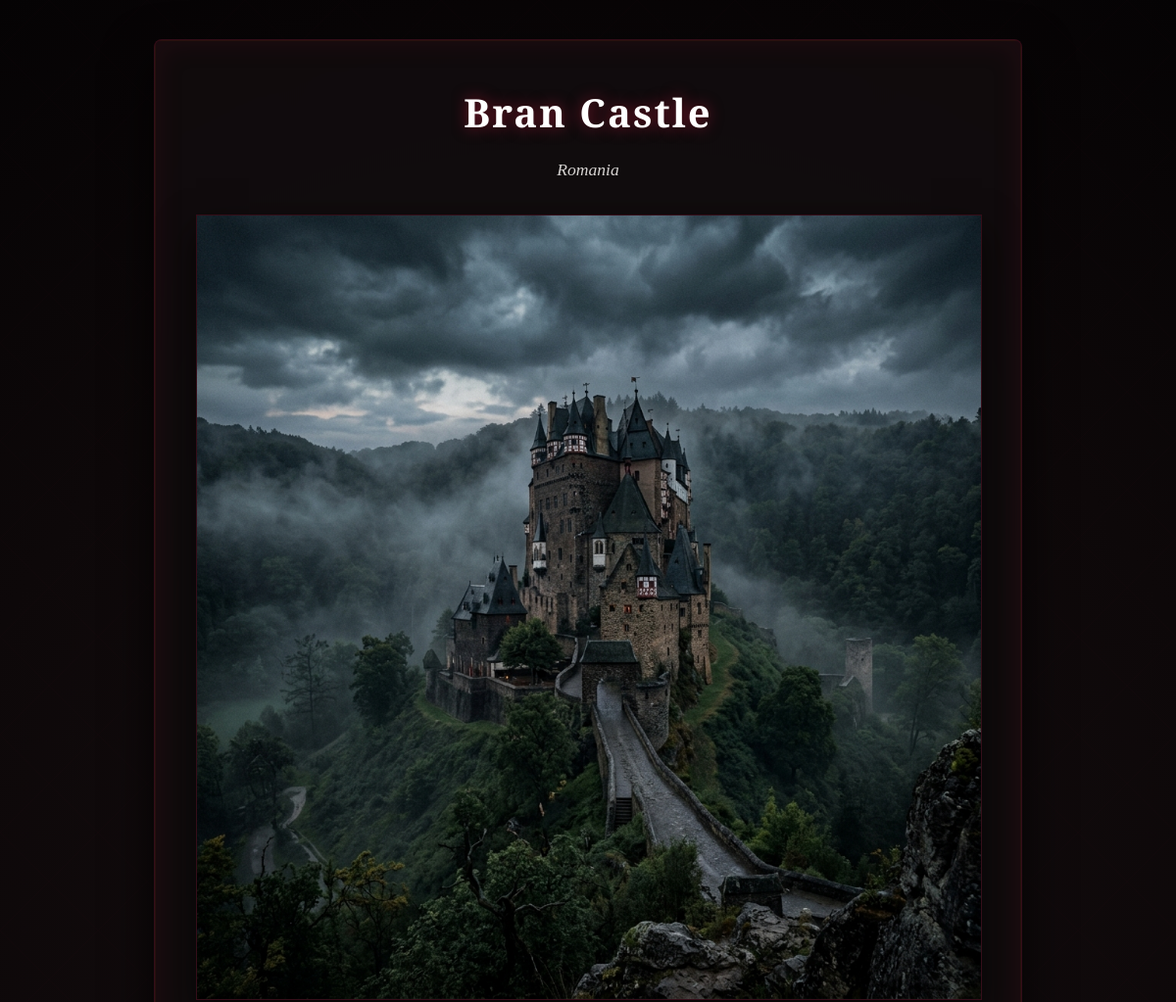
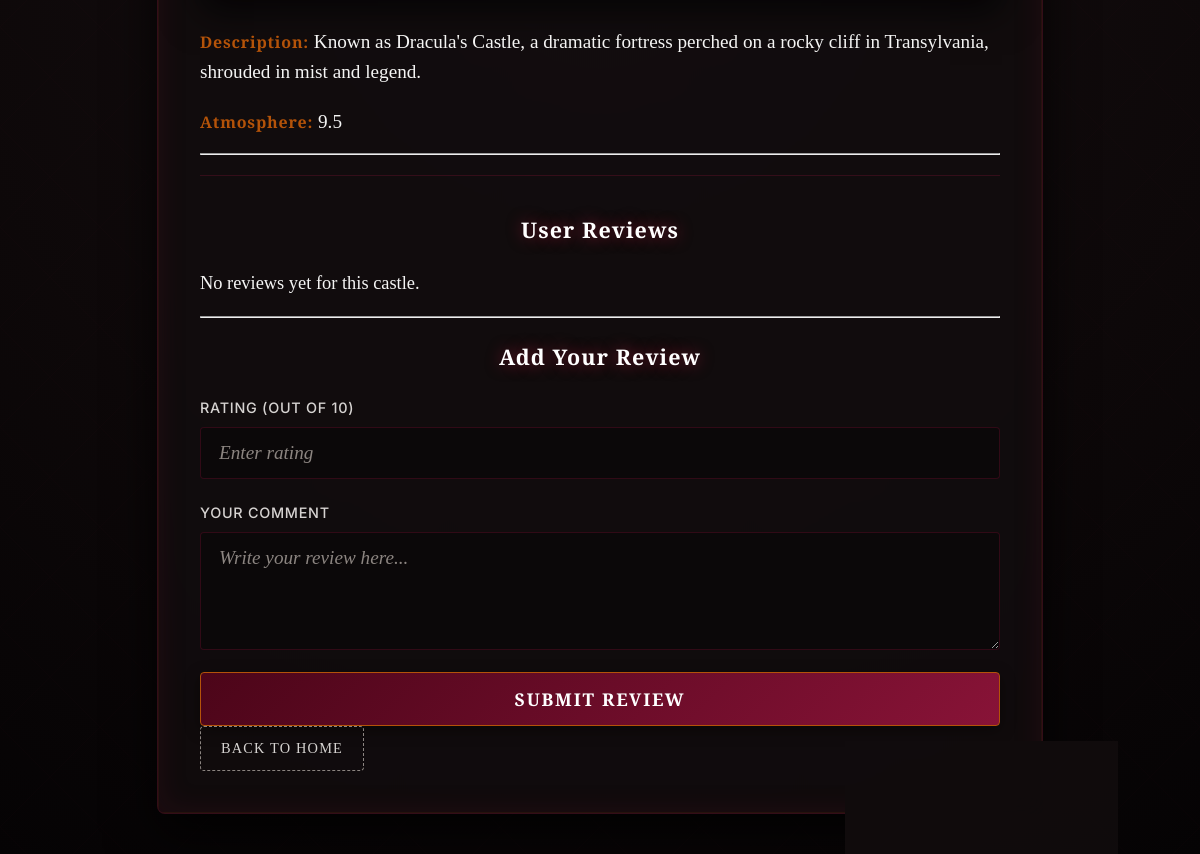
The app's page /review/12/ (signed in) with its own data (2 pictures, top to bottom).
### core/models.py (models this page shows, shortened)
class Destination(models.Model):
    castle = models.CharField(max_length=100, unique=True)
    country = models.CharField(max_length=100)
    description = models.TextField()
    image = models.ImageField(upload_to="images/")
    atmosphere = models.FloatField()
    tags = models.ManyToManyField('Tag',related_name="destinations", blank=True)

### core/views.py (the view, shortened to what this page needs)
# urls.py: path('review/<int:Destination_id>/', review_view, name='review_view'),
def review_view(request , Destination_id):
    watching = get_object_or_404(Destination, id=Destination_id )
    rev = Review.objects.filter(user=request.user, destination=watching)
    return render(request, 'core/review.html', {'watching': watching})

### templates/core/review.html (shortened to what this page needs)
<!DOCTYPE html>
<html lang="en">
<head>
    {% load static %}
    <link rel="stylesheet" href="{% static 'core/styles.css' %}">
</head>
<body>
    <div class="page-wrapper">
        <div class="auth-card" style="max-width: 800px;">
            <div class="destination-detail mb-4">
                <h1 class="review-title">{{ watching.castle }}</h1>
                <p class="subtitle">{{ watching.country }}</p>
                {% if watching.image %}
                    <img src="{{ watching.image.url }}" alt="{{ watching.castle }}" class="card-img-top rounded-3 mb-3">
                {% endif %}
                <p class="review-item"><strong>Description:</strong> {{ watching.description }}</p>
                <p class="review-item"><strong>Atmosphere:</strong> {{ watching.atmosphere }}</p>
            </div>
            <hr>
            <div class="review-section">
                <h3 class="mb-3">User Reviews</h3>
                {% if watching.review_set.all %}
                    {% for review in watching.review_set.all %}
                    <div class="review-card mb-3 p-3 border rounded-3">
                        <p class="review-meta mb-1"><strong>{{ review.user }}</strong> rated it: {{ review.rating }}/5</p>
                        <p class="review-text mb-0">"{{ review.comment }}"</p>
                        <a href="{% url 'Update_view' id=review.id %}">Edit Review</a>
                        <br>
                        <a href="{%url 'delete_review' review.id %}" method="POST">delete Review</a>
                </div>
                    {% endfor %}
                {% else %}
                    <p class="text-muted">No reviews yet for this castle.</p>
                {% endif %}
            </div>
            <hr>
            <div class="add-review-section">
                <h3 class="mb-3">Add Your Review</h3>
                <form method="POST" class="auth-form">
                    <label>
                        Rating (out of 10)
                        <input type="number" name="rating" min="1" max="10" placeholder="Enter rating" required>
                    </label>
                    <label>
                        Your Comment
                        <textarea name="comment" placeholder="Write your review here..." rows="4" required></textarea>
                    </label>
                    <button type="submit" class="btn">Submit Review</button>
                </form>
            </div>
            <a href="{% url 'home' %}" class="back-home-btn mt-4">Back to Home</a>
        </div>
    </div>
</body>
</html>

### static/core/styles.css (style rules this page uses)
:root { --bg-base: #060405; --bg-surface: #0f0b0c; --bg-card: rgba(18, 14, 15, 0.85); --bg-card-hover: rgba(26, 20, 21, 0.95); --accent-crimson: #881337; --accent-crimson-bright: #e11d48; --accent-gold: #b45309; --accent-gold-bright: #fbbf24; --border-gothic: rgba(136, 19, 55, 0.3); --border-gothic-bright: rgba(225, 29, 72, 0.6); --border-gold: rgba(180, 83, 9, 0.35); --border-gold-bright: rgba(251, 191, 36, 0.75); --text-primary: #f5f5f4; --text-secondary: #d6d3d1; --text-muted: #8c8581; --font-heading: 'Cinzel', serif; --font-body: 'Cormorant Garamond', serif; --font-ui: 'Inter', sans-serif; --gold-glow: rgba(251, 191, 36, 0.35); --primary-glow: rgba(225, 29, 72, 0.5); }
body { margin: 0; min-height: 100vh; font-family: var(--font-body); background: radial-gradient(circle at center, #160f11 0%, #0d0809 60%, #050304 100%); color: var(--text-primary); font-size: 1.15rem; line-height: 1.6; }
.page-wrapper { display: flex; align-items: center; justify-content: center; min-height: 100vh; padding: 40px 24px; box-sizing: border-box; }
.auth-card { width: 100%; max-width: 460px; padding: 42px; background: var(--bg-card); border: 1px solid var(--border-gothic); border-radius: 8px; box-shadow: 0 20px 50px rgba(0, 0, 0, 0.8), inset 0 0 30px rgba(136, 19, 55, 0.15); backdrop-filter: blur(12px); position: relative; overflow: hidden; }
.auth-card::before { content: ''; position: absolute; top: 0; left: 0; width: 100%; height: 100%; border: 1px solid rgba(180, 83, 9, 0.1); pointer-events: none; box-sizing: border-box; }
.auth-card h1, .auth-card h3 { font-family: var(--font-heading); font-weight: 700; color: #ffffff; text-shadow: 0 0 15px rgba(225, 29, 72, 0.5); letter-spacing: 0.05em; text-align: center; }
.auth-card h1 { font-size: 2.5rem; margin: 0 0 12px; }
.subtitle { margin: 0 0 32px; color: var(--text-secondary); font-style: italic; text-align: center; font-size: 1.1rem; }
.auth-form { display: grid; gap: 22px; }
.auth-form label { display: grid; gap: 8px; font-family: var(--font-ui); font-size: 0.9rem; font-weight: 500; color: var(--text-secondary); letter-spacing: 0.05em; text-transform: uppercase; }
.auth-form input, .auth-form textarea { width: 100%; padding: 14px 18px; border: 1px solid var(--border-gothic); border-radius: 4px; background: rgba(10, 8, 9, 0.8); color: #ffffff; font-family: var(--font-body); font-size: 1.2rem; transition: all 0.3s ease; box-sizing: border-box; }
.auth-form input::placeholder, .auth-form textarea::placeholder { color: var(--text-muted); font-style: italic; }
.btn { width: 100%; padding: 14px 0; border: 1px solid var(--accent-gold); border-radius: 4px; background: linear-gradient(135deg, #4c0519 0%, #881337 100%); color: #ffffff; font-family: var(--font-heading); font-weight: 700; font-size: 1.1rem; letter-spacing: 0.1em; cursor: pointer; transition: all 0.3s ease; box-shadow: 0 4px 15px rgba(0, 0, 0, 0.4); text-transform: uppercase; }
.review-section { margin-top: 20px; border-top: 1px double var(--border-gothic); padding-top: 15px; }
.destination-detail img { border: 1px solid var(--border-gothic); box-shadow: 0 15px 35px rgba(0, 0, 0, 0.7); width: 100%; height: auto; }
.review-title { font-family: var(--font-heading); color: #ffffff; text-shadow: 0 0 15px rgba(225, 29, 72, 0.5); margin-bottom: 10px; letter-spacing: 0.04em; }
.review-item { color: var(--text-primary); font-size: 1.2rem; margin-bottom: 15px; }
.review-item strong { font-family: var(--font-heading); color: var(--accent-gold); font-size: 1rem; letter-spacing: 0.05em; }
.back-home-btn { display: inline-block; text-align: center; background-color: transparent !important; border: 1px dashed var(--text-muted) !important; color: var(--text-secondary) !important; text-decoration: none !important; padding: 10px 20px; border-radius: 4px; transition: all 0.3s ease; font-family: var(--font-heading); font-size: 0.9rem; letter-spacing: 0.08em; text-transform: uppercase; }

### records on screen
Destination: castle "Bran Castle", country "Romania", image (picture), description "Known as Dracula's Castle, a dramatic fortress perched on a rocky cliff in Transylvania, shrouded in mist and legend.", atmosphere "9.5"
